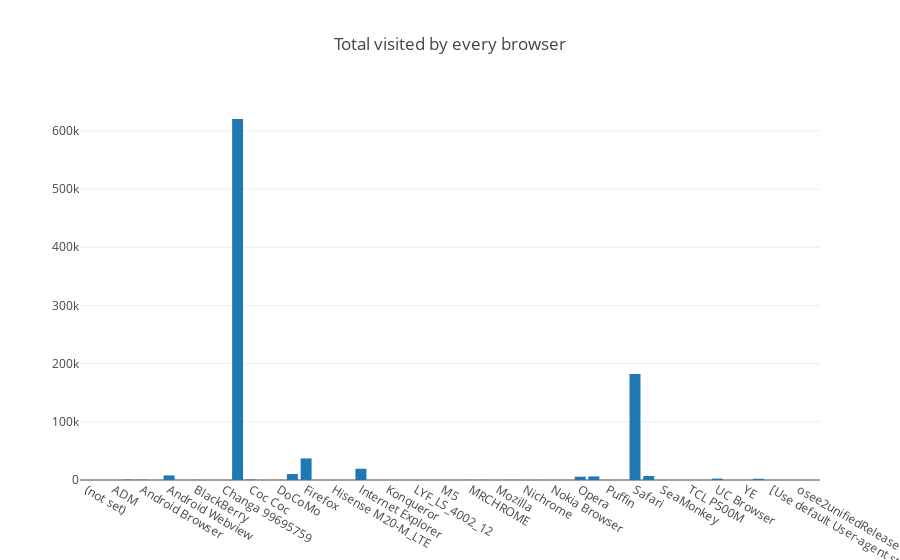
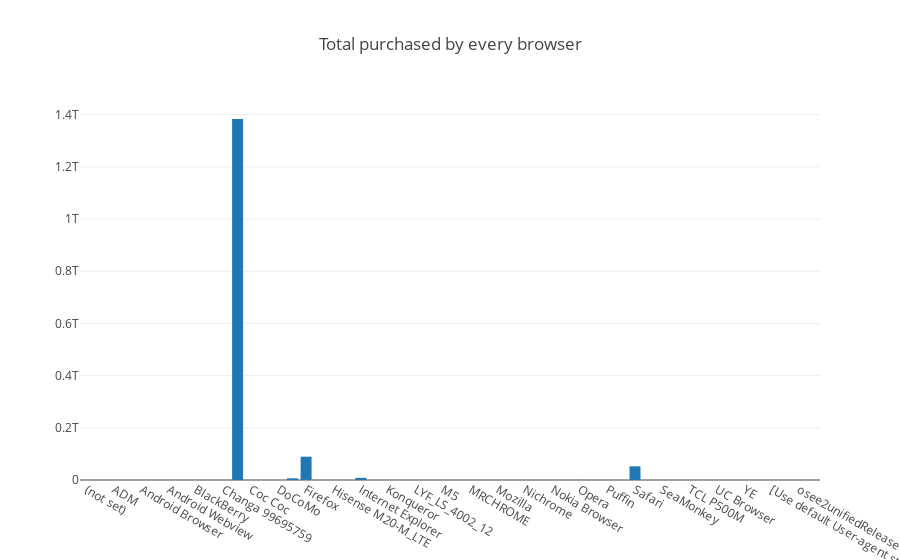

The notebook cell saved with these charts, in order:
### Code cell
data = [go.Bar(
            x=totalVisitsBrowser.index,
            y=totalVisitsBrowser
    )]

layout = go.Layout(
    title='Total visited by every browser',
)

fig = go.Figure(data=data, layout=layout)
iplot(fig, filename='Total Browsers visited')

data = [go.Bar(
            x=totalPurchasedBrowser.index,
            y=totalPurchasedBrowser
    )]

layout = go.Layout(
    title='Total purchased by every browser',
)

fig = go.Figure(data=data, layout=layout)
iplot(fig, filename='Total Browsers purchased')

### Figure 1 — Plotly figure (JSON) as saved in the notebook; plotly's stock layout.template omitted (floating-point values rounded to 4 significant figures)
{"data": [{"type": "bar", "uid": "698881de-d20a-11e8-8284-d31cbcef2f28", "x": ["(not set)", "0", "ADM", "Amazon Silk", "Android Browser", "Android Runtime", "Android Webview", "Apple-iPhone7C2", "BlackBerry", "CSM Click", "Changa 99695759", "Chrome", "Coc Coc", "DASH_JR_3G", "DoCoMo", "Edge", "Firefox", "HTC802t_TD", "Hisense M20-M_LTE", "IE with Chrome Frame", "Internet Explorer", "Iron", "Konqueror", "LYF_LS_4002_11", "LYF_LS_4002_12", "Lunascape", "M5", "MQQBrowser", "MRCHROME", "Maxthon", "Mozilla", "Mozilla Compatible Agent", "Nichrome", "Nintendo Browser", "Nokia Browser", "NokiaE52-1", "Opera", "Opera Mini", "Puffin", "Reddit", "Safari", "Safari (in-app)", "SeaMonkey", "Seznam", "TCL P500M", "ThumbSniper", "UC Browser", "User Agent", "YE", "YaBrowser", "[Use default User-agent string] LIVRENPOCHE", "no-ua", "osee2unifiedRelease", "subjectAgent: NoticiasBoom"], "y": [8, 7, 1, 561, 553, 2, 7865, 9, 184, 1, 1, 620364, 727, 4, 1, 10205, 37069, 1, 1, 1, 19375, 33, 1, 3, 21, 5, 1, 2, 263, 246, 11, 374, 7, 140, 67, 2, 5643, 6139, 93, 1, 182245, 6850, 15, 11, 1, 3, 2427, 1, 2, 2096, 1, 3, 5, 1]}], "layout": {"title": "Total visited by every browser"}}

### Figure 2 — Plotly figure (JSON) as saved in the notebook; plotly's stock layout.template omitted (floating-point values rounded to 4 significant figures)
{"data": [{"type": "bar", "uid": "698c8342-d20a-11e8-8284-d31cbcef2f28", "x": ["(not set)", "0", "ADM", "Amazon Silk", "Android Browser", "Android Runtime", "Android Webview", "Apple-iPhone7C2", "BlackBerry", "CSM Click", "Changa 99695759", "Chrome", "Coc Coc", "DASH_JR_3G", "DoCoMo", "Edge", "Firefox", "HTC802t_TD", "Hisense M20-M_LTE", "IE with Chrome Frame", "Internet Explorer", "Iron", "Konqueror", "LYF_LS_4002_11", "LYF_LS_4002_12", "Lunascape", "M5", "MQQBrowser", "MRCHROME", "Maxthon", "Mozilla", "Mozilla Compatible Agent", "Nichrome", "Nintendo Browser", "Nokia Browser", "NokiaE52-1", "Opera", "Opera Mini", "Puffin", "Reddit", "Safari", "Safari (in-app)", "SeaMonkey", "Seznam", "TCL P500M", "ThumbSniper", "UC Browser", "User Agent", "YE", "YaBrowser", "[Use default User-agent string] LIVRENPOCHE", "no-ua", "osee2unifiedRelease", "subjectAgent: NoticiasBoom"], "y": [0, 0, 0, 29990000, 0, 0, 114850000, 0, 0, 0, 0, 1383104960000, 0, 0, 0, 6482970000, 89316320000, 0, 0, 0, 8255550000, 0, 0, 0, 0, 0, 0, 0, 0, 0, 0, 0, 0, 0, 0, 0, 215350000, 0, 0, 0, 52397480000, 153770000, 0, 0, 0, 0, 0, 0, 0, 0, 0, 0, 0, 0]}], "layout": {"title": "Total purchased by every browser"}}
